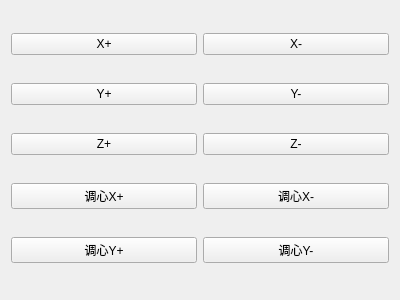
<?xml version="1.0" encoding="UTF-8"?>
<ui version="4.0">
 <class>JogPanel</class>
 <widget class="QWidget" name="JogPanel">
  <property name="geometry">
   <rect>
    <x>0</x>
    <y>0</y>
    <width>400</width>
    <height>300</height>
   </rect>
  </property>
  <property name="windowTitle">
   <string>Form</string>
  </property>
  <layout class="QGridLayout" name="gridLayout">
   <item row="1" column="0">
    <widget class="QPushButton" name="btnYPositive">
     <property name="text">
      <string>Y+</string>
     </property>
    </widget>
   </item>
   <item row="3" column="1">
    <widget class="QPushButton" name="btnAdjustANegative">
     <property name="text">
      <string>调心X-</string>
     </property>
    </widget>
   </item>
   <item row="2" column="1">
    <widget class="QPushButton" name="btnZNegative">
     <property name="text">
      <string>Z-</string>
     </property>
    </widget>
   </item>
   <item row="1" column="1">
    <widget class="QPushButton" name="btnYNegative">
     <property name="text">
      <string>Y-</string>
     </property>
    </widget>
   </item>
   <item row="2" column="0">
    <widget class="QPushButton" name="btnZPositive">
     <property name="text">
      <string>Z+</string>
     </property>
    </widget>
   </item>
   <item row="0" column="1">
    <widget class="QPushButton" name="btnXNegative">
     <property name="text">
      <string>X-</string>
     </property>
    </widget>
   </item>
   <item row="3" column="0">
    <widget class="QPushButton" name="btnAdjustAPositive">
     <property name="text">
      <string>调心X+</string>
     </property>
    </widget>
   </item>
   <item row="0" column="0">
    <widget class="QPushButton" name="btnXPositive">
     <property name="text">
      <string>X+</string>
     </property>
    </widget>
   </item>
   <item row="4" column="0">
    <widget class="QPushButton" name="btnAdjustBPositive">
     <property name="text">
      <string>调心Y+</string>
     </property>
    </widget>
   </item>
   <item row="4" column="1">
    <widget class="QPushButton" name="btnAdjustBNegative">
     <property name="text">
      <string>调心Y-</string>
     </property>
    </widget>
   </item>
  </layout>
 </widget>
 <resources/>
 <connections/>
</ui>
